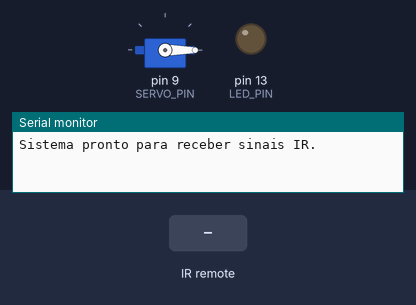
Recording of a sketch running on a simulated Arduino Uno, built with avr-gcc and run on an emulated ATmega328P. Shown: servo, output pins drawn as LEDs (lit = HIGH), the last lines printed to the serial monitor. Dashed ring = blinking. The inputs (shaded band) are chosen by the test bench.

Above: at 1.2 s.
1.3 s: infrared code 0xF609FF00 received
At 1.45 s:
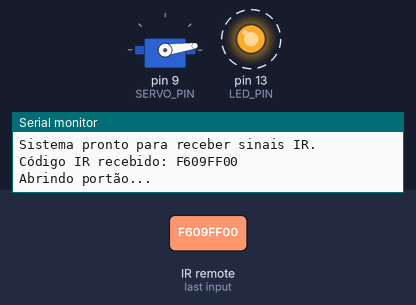
At 2.95 s:
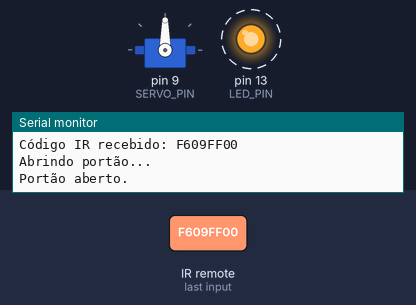
4.3 s: infrared code 0xF807FF00 received
At 4.88 s:
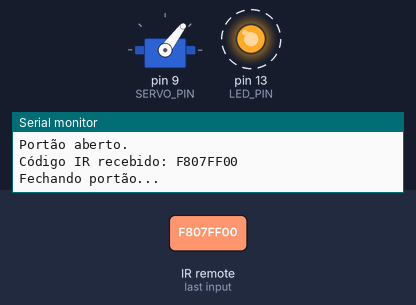
Timing chart, 0 to 7.3 s (numbered marks = the images above; inputs shaded):
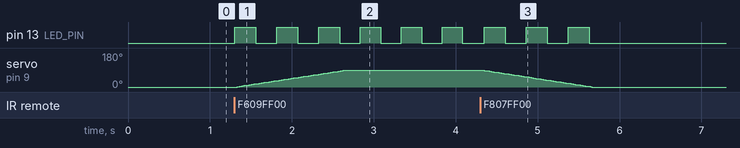

Measured:
- after the input at 1.3 s, pin 13 (LED_PIN): alternates HIGH for 0.25 s and LOW for 0.25 s, starting at once; servo on pin 9 (SERVO_PIN): moves from 0° to 90° over 1.3 s, starting at once

The sketch:

sketch_sistem_D.ino
```cpp
#include <IRremote.hpp>
#include <Servo.h>

// Definir pinos
const int IR_RECEIVE_PIN = 2;
const int SERVO_PIN = 9;
const int LED_PIN = 13;

// Objeto servo
Servo gateServo;

// Códigos IR para abrir e fechar o portão
const uint32_t OPEN_GATE_CODE = 0xF609FF00;
const uint32_t CLOSE_GATE_CODE = 0xF807FF00;

// Variáveis para controle
bool gateOpened = false;
bool interruptAction = false; // Flag de interrupção
unsigned long previousMillis = 0;
//unsigned long previousMillisBlink = 0;
//unsigned long previousMillisServo = 0;
unsigned long gateTimer = 0;
const unsigned long blinkInterval = 250;
const unsigned long autoCloseDelay = 5000; // Tempo antes de fechar automaticamente

void setup() {
  Serial.begin(9600);

  IrReceiver.begin(IR_RECEIVE_PIN); // Inicializar receptor IR
  gateServo.attach(SERVO_PIN);
  gateServo.write(0); // Portão fechado
  pinMode(LED_PIN, OUTPUT);
  Serial.println("Sistema pronto para receber sinais IR.");
}

void loop() {

  // Receber código IR
  if (IrReceiver.decode()) {
    uint32_t receivedCode = IrReceiver.decodedIRData.decodedRawData;

    if (receivedCode != 0xFFFFFFFF) { // Ignorar repetições
      Serial.print("Código IR recebido: ");
      Serial.println(receivedCode, HEX);

      if (receivedCode == OPEN_GATE_CODE && !gateOpened) {
        interruptAction = true; // Interromper ação atual
        abrirPortao();
      } else if (receivedCode == CLOSE_GATE_CODE && gateOpened) {
        interruptAction = true; // Interromper ação atual
        fecharPortao();
      }
    }

    IrReceiver.resume(); // Preparar para o próximo sinal
  }

  // Fechar automaticamente
  if (gateOpened && millis() - gateTimer >= autoCloseDelay) {
    fecharPortao();
  }

  // Controlo de piscar do LED
  if (gateOpened) {
    unsigned long currentMillis = millis();
    if (currentMillis - previousMillis >= blinkInterval) {
      previousMillis = currentMillis;
      digitalWrite(LED_PIN, !digitalRead(LED_PIN));
    }
  } else {
    pinMode(LED_PIN, INPUT); // Desativa o LED eletricamente
  }
}

void abrirPortao() {
  Serial.println("Abrindo portão...");
  pinMode(LED_PIN, OUTPUT); // Ativa o LED novamente ao abrir o portão
  gateOpened = true;
  gateTimer = millis(); // Iniciar temporizador de fechamento automático
  interruptAction = false; // Reiniciar flag
  moverServo(0, 90);    // Abrir portão (0 a 90 graus)
  Serial.println("Portão aberto.");
}

void fecharPortao() {
  Serial.println("Fechando portão...");
  gateOpened = false;
  interruptAction = false; // Reiniciar flag
  moverServo(90, 0);    // Fechar portão (90 a 0 graus)
  digitalWrite(LED_PIN, LOW);
  Serial.println("Portão fechado.");
}

void moverServo(int inicio, int fim) {
  int step = (fim > inicio) ? 1 : -1;
  for (int pos = inicio; pos != fim + step; pos += step) {
    // Verificar interrupção
    if (interruptAction) {
      Serial.println("Ação interrompida!");
      return; // Sair imediatamente da função
    }

    gateServo.write(pos);

    // Controlo de piscar do LED durante o movimento
    unsigned long currentMillis = millis();
    if (currentMillis - previousMillis >= blinkInterval) {
      previousMillis = currentMillis;
      digitalWrite(LED_PIN, !digitalRead(LED_PIN));
    }
    delay(15); // Reduz velocidade do movimento
  }
}
```
